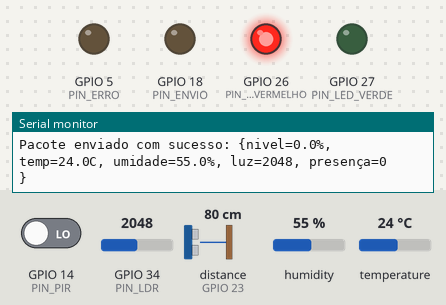
A sketch run on a simulated ESP32. On the bench: output pins drawn as LEDs (lit = HIGH), the last lines printed to the serial monitor. The inputs (shaded band) are chosen by the test bench; at power-on: distance to the obstacle (sensor on GPIO 23) 80 cm, GPIO 14 (PIN_PIR) LOW, GPIO 34 (PIN_LDR) = 2048, humidity 55 %, temperature 24 °C. The echo pulse lasts 58.3 µs per cm.

Above: at 4.8 s.
4.9 s: distance to the obstacle (sensor on GPIO 23) set to 42 cm
7.8 s: distance to the obstacle (sensor on GPIO 23) set to 36 cm
At 9.2 s:
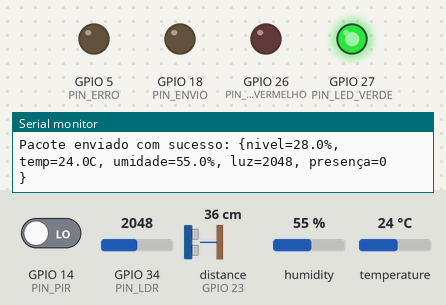
21.5 s: distance to the obstacle (sensor on GPIO 23) set to 60 cm
At 23.1 s:
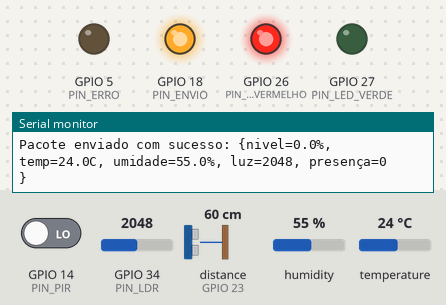
31.4 s: distance to the obstacle (sensor on GPIO 23) set to 2 cm
At 34.5 s:
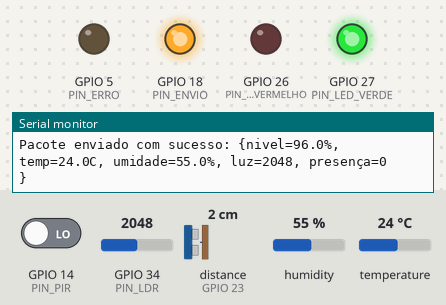
Timing chart, 0 to 42.3 s (numbered marks = the images above; inputs shaded):
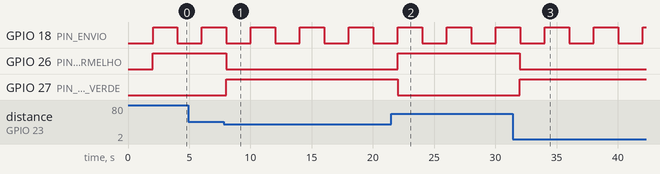

Measured:
- the behaviour switches between 40 and 39 cm on distance to the obstacle (sensor on GPIO 23) (found by bisection; images 0 and 1)
- after the input at 7.8 s, GPIO 26 (PIN_LED_VERMELHO): HIGH → LOW after 0.21 s; GPIO 27 (PIN_LED_VERDE): LOW → HIGH after 0.21 s
- after the input at 21.5 s, GPIO 26 (PIN_LED_VERMELHO): LOW → HIGH after 0.54 s; GPIO 27 (PIN_LED_VERDE): HIGH → LOW after 0.54 s
- after the input at 31.4 s, GPIO 26 (PIN_LED_VERMELHO): HIGH → LOW after 0.61 s; GPIO 27 (PIN_LED_VERDE): LOW → HIGH after 0.61 s
- by itself, GPIO 18 (PIN_ENVIO): alternates HIGH for 2.0 s and LOW for 2.0 s

The sketch:

codigo_sender_servico2.ino
```cpp
#include <esp_now.h>
#include <WiFi.h>
#include <DHT.h>
#include <HCSR04.h>

#define PIN_LED_VERDE 27
#define PIN_LED_VERMELHO 26
#define PIN_PIR 14
#define PIN_LDR 34
#define PIN_DHT 33
#define PIN_TRIG 22
#define PIN_ECHO 23
#define PIN_ENVIO 18
#define PIN_ERRO 5

#define DHT_TYPE DHT11
#define ALTURA_TANQUE_CM 50
#define NIVEL_ALERTA 20

unsigned long lastBlinkTime = 0;
long blinkInterval = 200;

uint8_t mac_address_monitoramento[] = {0xE0, 0x5A, 0x1B, 0xA0, 0x62, 0x84};

const long intervalo_leitura = 2000;
unsigned long timestamp_leitura_anterior = 0;

DHT dht(PIN_DHT, DHT_TYPE);
UltraSonicDistanceSensor sensorUltrassonico(PIN_TRIG, PIN_ECHO);

typedef struct struct_message {
float nivel_tinta;
float temperatura;
float umidade;
int luminosidade;
int presenca;
unsigned long timestamp;
} struct_message;

struct_message myData;
esp_now_peer_info_t peerInfo;

void lerSensores();
void atualizarStatusLocal();
void enviarDadosEspNow();

void OnDataSent(const esp_now_send_info_t *tx_info, esp_now_send_status_t status) {
if (status != ESP_NOW_SEND_SUCCESS) {
  Serial.println("Falha no envio ESPNOW");
  blinkNonBlocking(PIN_ERRO, blinkInterval);
}
else{
  blinkNonBlocking(PIN_ENVIO, blinkInterval);
}
}

void setup() {
Serial.begin(115200);
Serial.println("Iniciando ESP32 Chão de Fábrica...");

pinMode(PIN_LED_VERDE, OUTPUT);
pinMode(PIN_LED_VERMELHO, OUTPUT);
pinMode(PIN_PIR, INPUT);
pinMode(PIN_LDR, INPUT);
pinMode(PIN_ENVIO, OUTPUT);
pinMode(PIN_ERRO, OUTPUT);

dht.begin();
WiFi.mode(WIFI_STA);

if (esp_now_init() != ESP_OK) {
Serial.println("Erro ao inicializar ESP-NOW");
return;
}

esp_now_register_send_cb(OnDataSent);
memcpy(peerInfo.peer_addr, mac_address_monitoramento, 6);
peerInfo.channel = 0;
peerInfo.encrypt = false;

if (esp_now_add_peer(&peerInfo) != ESP_OK) {
Serial.println("Falha ao adicionar peer");
return;
}

Serial.println("Setup concluído. Iniciando leituras...");
}

void loop() {
if (millis() - timestamp_leitura_anterior >= intervalo_leitura) {
timestamp_leitura_anterior = millis();
lerSensores();
atualizarStatusLocal();
enviarDadosEspNow();
}
}

void lerSensores() {
float distancia_cm = sensorUltrassonico.measureDistanceCm();

if (isnan(distancia_cm) || distancia_cm <= 0) {
distancia_cm = ALTURA_TANQUE_CM; // Se leitura inválida, assume tanque vazio
}

myData.nivel_tinta = 100.0 * (1.0 - (distancia_cm / ALTURA_TANQUE_CM));
if (myData.nivel_tinta < 0) myData.nivel_tinta = 0;
if (myData.nivel_tinta > 100) myData.nivel_tinta = 100;

myData.temperatura = dht.readTemperature();
myData.umidade = dht.readHumidity();
myData.luminosidade = analogRead(PIN_LDR);
myData.presenca = digitalRead(PIN_PIR);
myData.timestamp = millis();
}

void atualizarStatusLocal() {
if (isnan(myData.temperatura) || isnan(myData.umidade)) {
Serial.println("Falha ao ler o sensor DHT!");
}

Serial.println("---------------------------------");
Serial.print("Nível do tanque: ");
Serial.print(myData.nivel_tinta, 1);
Serial.println("%");
Serial.print("Temperatura: ");
Serial.print(myData.temperatura, 1);
Serial.print(" ºC | Umidade: ");
Serial.print(myData.umidade, 1);
Serial.println("%");
Serial.print("Luminosidade: ");
Serial.println(myData.luminosidade);
Serial.print("Presença: ");
Serial.println(myData.presenca == 1 ? "Presença detectada" : "Sem presença");

if (myData.nivel_tinta < NIVEL_ALERTA) {
digitalWrite(PIN_LED_VERMELHO, HIGH);
digitalWrite(PIN_LED_VERDE, LOW);
Serial.println("Status: Alerta! Nível de tinta baixo.");
} else {
digitalWrite(PIN_LED_VERMELHO, LOW);
digitalWrite(PIN_LED_VERDE, HIGH);
Serial.println("Status: Operação normal");
}
}
void blinkNonBlocking(int ledPin, long interval) {
  unsigned long currentMillis = millis();
  if (currentMillis - lastBlinkTime >= interval) {
    lastBlinkTime = currentMillis;
    int ledState = digitalRead(ledPin);

    if (ledState == LOW) {
      digitalWrite(ledPin, HIGH);
    } else {
      digitalWrite(ledPin, LOW);
    }
  }
}


void enviarDadosEspNow() {
esp_err_t result = esp_now_send(mac_address_monitoramento, (uint8_t *) &myData, sizeof(myData));
if (result == ESP_OK) {
Serial.print("Pacote enviado com sucesso: {");
Serial.print("nivel="); Serial.print(myData.nivel_tinta, 1);
Serial.print("%, temp="); Serial.print(myData.temperatura, 1);
Serial.print("C, umidade="); Serial.print(myData.umidade, 1);
Serial.print("%, luz="); Serial.print(myData.luminosidade);
Serial.print(", presença="); Serial.println(myData.presenca);
Serial.println("}");
}
else{

}
}
```
